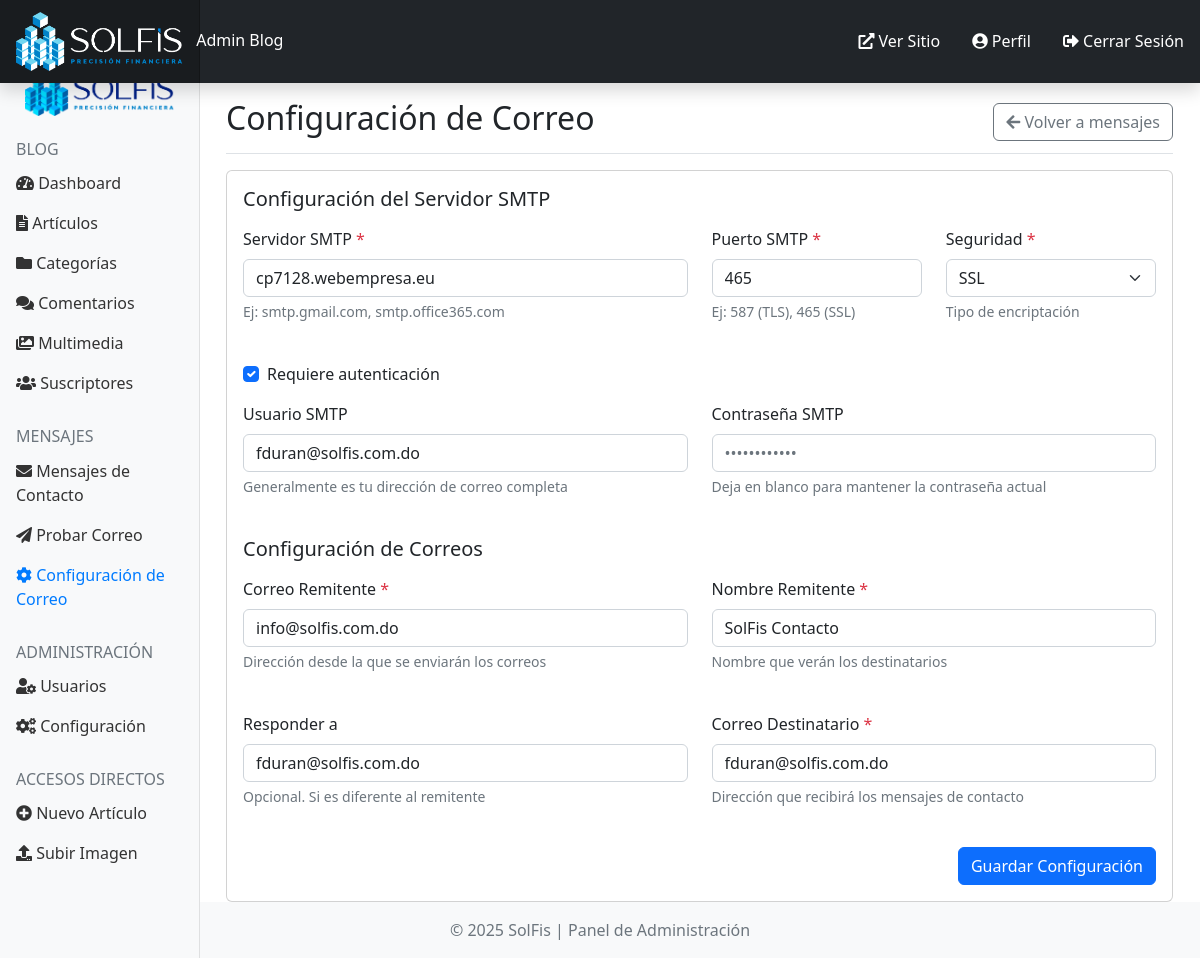
Screenshot of /admin/email-settings.php (signed in) with the database file from the repository.
### tables this page shows
CREATE TABLE `email_settings` (
  `id` int(11) NOT NULL,
  `smtp_host` varchar(100) NOT NULL,
  `smtp_port` int(11) NOT NULL DEFAULT 587,
  `smtp_secure` enum('tls','ssl') NOT NULL DEFAULT 'tls',
  `smtp_auth` tinyint(1) NOT NULL DEFAULT 1,
  `smtp_username` varchar(100) DEFAULT NULL,
  `smtp_password` varchar(255) DEFAULT NULL,
  `from_email` varchar(100) NOT NULL,
  `from_name` varchar(100) NOT NULL,
  `reply_to` varchar(100) DEFAULT NULL,
  `recipient_email` varchar(100) NOT NULL,
  `updated_at` datetime NOT NULL
);

### includes/blog-system.php (called while the page is built, shortened)
<?php
class Database {
    private $connection;
    private static $instance;
    private function __construct() {
        $this->connection = new mysqli(DB_HOST, DB_USER, DB_PASS, DB_NAME);
        $this->connection->set_charset("utf8mb4");
    }
    public static function getInstance() {
        if (!self::$instance) {
            self::$instance = new self();
        }
        return self::$instance;
    }
    public function query($sql) {
        return $this->connection->query($sql);
    }
}

### admin/email-settings.php (the view, shortened to what this page needs)
<?php
require_once '../includes/blog-system.php';
$db = Database::getInstance();
$settings = array();
$sql = "SELECT * FROM email_settings LIMIT 1";
$result = $db->query($sql);
if ($result && $result->num_rows > 0) {
    $settings = $result->fetch_assoc();
}
?>
<?php include 'includes/header.php'; ?>
<div class="container-fluid">
    <div class="row">
        <?php include 'includes/sidebar.php'; ?>
        <main class="col-md-9 ms-sm-auto col-lg-10 px-md-4">
            <div class="d-flex justify-content-between flex-wrap flex-md-nowrap align-items-center pt-3 pb-2 mb-3 border-bottom">
                <h1 class="h2">Configuración de Correo</h1>
                <div class="btn-toolbar mb-2 mb-md-0">
                    <a href="contact.php" class="btn btn-outline-secondary">
                        <i class="fas fa-arrow-left"></i> Volver a mensajes
                    </a>
                </div>
            </div>
            <div class="card">
                <div class="card-body">
                    <form method="post" action="">
                        <h5 class="mb-3">Configuración del Servidor SMTP</h5>
                        <div class="row mb-4">
                            <div class="col-md-6">
                                <div class="mb-3">
                                    <label for="smtp_host" class="form-label">Servidor SMTP <span class="text-danger">*</span></label>
                                    <input type="text" class="form-control" id="smtp_host" name="smtp_host" value="<?php echo htmlspecialchars($settings['smtp_host']); ?>" required>
                                    <div class="form-text">Ej: smtp.gmail.com, smtp.office365.com</div>
                                </div>
                            </div>
                            <div class="col-md-3">
                                <div class="mb-3">
                                    <label for="smtp_port" class="form-label">Puerto SMTP <span class="text-danger">*</span></label>
                                    <input type="number" class="form-control" id="smtp_port" name="smtp_port" value="<?php echo (int)$settings['smtp_port']; ?>" required>
                                    <div class="form-text">Ej: 587 (TLS), 465 (SSL)</div>
                                </div>
                            </div>
                            <div class="col-md-3">
                                <div class="mb-3">
                                    <label for="smtp_secure" class="form-label">Seguridad <span class="text-danger">*</span></label>
                                    <select class="form-select" id="smtp_secure" name="smtp_secure" required>
                                        <option value="ssl" <?php echo $settings['smtp_secure'] == 'ssl' ? 'selected' : ''; ?>>SSL</option>
                                    </select>
                                    <div class="form-text">Tipo de encriptación</div>
                                </div>
                            </div>
                        </div>
                        <div class="mb-3 form-check">
                            <input type="checkbox" class="form-check-input" id="smtp_auth" name="smtp_auth" value="1" <?php echo $settings['smtp_auth'] ? 'checked' : ''; ?>>
                            <label class="form-check-label" for="smtp_auth">Requiere autenticación</label>
                        </div>
                        <div class="row mb-4 smtp-auth-fields" id="smtp_auth_fields" <?php echo !$settings['smtp_auth'] ? 'style="display: none;"' : ''; ?>>
                            <div class="col-md-6">
                                <div class="mb-3">
                                    <label for="smtp_username" class="form-label">Usuario SMTP</label>
                                    <input type="text" class="form-control" id="smtp_username" name="smtp_username" value="<?php echo htmlspecialchars($settings['smtp_username']); ?>">
                                    <div class="form-text">Generalmente es tu dirección de correo completa</div>
                                </div>
                            </div>
                            <div class="col-md-6">
                                <div class="mb-3">
                                    <label for="smtp_password" class="form-label">Contraseña SMTP</label>
                                    <input type="password" class="form-control" id="smtp_password" name="smtp_password" placeholder="<?php echo empty($settings['smtp_password']) ? '' : '••••••••••••'; ?>">
                                    <div class="form-text">Deja en blanco para mantener la contraseña actual</div>
                                </div>
                            </div>
                        </div>
                        <h5 class="mb-3">Configuración de Correos</h5>
                        <div class="row mb-4">
                            <div class="col-md-6">
                                <div class="mb-3">
                                    <label for="from_email" class="form-label">Correo Remitente <span class="text-danger">*</span></label>
                                    <input type="email" class="form-control" id="from_email" name="from_email" value="<?php echo htmlspecialchars($settings['from_email']); ?>" required>
                                    <div class="form-text">Dirección desde la que se enviarán los correos</div>
                                </div>
                            </div>
                            <div class="col-md-6">
                                <div class="mb-3">
                                    <label for="from_name" class="form-label">Nombre Remitente <span class="text-danger">*</span></label>
                                    <input type="text" class="form-control" id="from_name" name="from_name" value="<?php echo htmlspecialchars($settings['from_name']); ?>" required>
                                    <div class="form-text">Nombre que verán los destinatarios</div>
                                </div>
                            </div>
                        </div>
                        <div class="row mb-4">
                            <div class="col-md-6">
                                <div class="mb-3">
                                    <label for="reply_to" class="form-label">Responder a</label>
                                    <input type="email" class="form-control" id="reply_to" name="reply_to" value="<?php echo htmlspecialchars($settings['reply_to']); ?>">
                                    <div class="form-text">Opcional. Si es diferente al remitente</div>
                                </div>
                            </div>
                            <div class="col-md-6">
                                <div class="mb-3">
                                    <label for="recipient_email" class="form-label">Correo Destinatario <span class="text-danger">*</span></label>
                                    <input type="email" class="form-control" id="recipient_email" name="recipient_email" value="<?php echo htmlspecialchars($settings['recipient_email']); ?>" required>
                                    <div class="form-text">Dirección que recibirá los mensajes de contacto</div>
                                </div>
                            </div>
                        </div>
                        <div class="d-grid gap-2 d-md-flex justify-content-md-end">
                            <button type="submit" class="btn btn-primary">Guardar Configuración</button>
                        </div>
                    </form>
                </div>
            </div>
        </main>
    </div>
</div>
<?php include 'includes/footer.php'; ?>

### admin/includes/header.php (style rules this page uses)
body { min-height: 100vh; display: flex; flex-direction: column; overflow-x: hidden; }
.container-fluid { width: 100%; padding-right: 15px; padding-left: 15px; overflow-x: hidden; }

### rows the page displays
email_settings: smtp_host "cp7128.webempresa.eu", smtp_port "465", smtp_secure "SSL", smtp_auth "☑", smtp_username "fduran@solfis.com.do", from_email "info@solfis.com.do", from_name "SolFis Contacto", reply_to "fduran@solfis.com.do", recipient_email "fduran@solfis.com.do"
